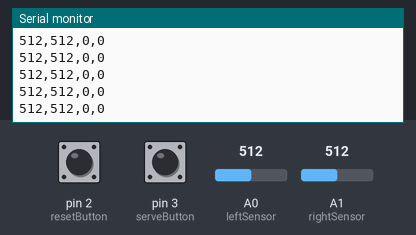
Bench run of a sketch on a simulated Arduino Uno, built with avr-gcc and run on an emulated ATmega328P. On the bench: the last lines printed to the serial monitor. Inputs (shaded band) come from the test bench; at power-on: A0 (leftSensor) = 512, A1 (rightSensor) = 512, pin 2 (resetButton) LOW, pin 3 (serveButton) LOW.

Above: at 1.2 s.
1.3 s: A0 (leftSensor) set to 985
At 2.2 s:
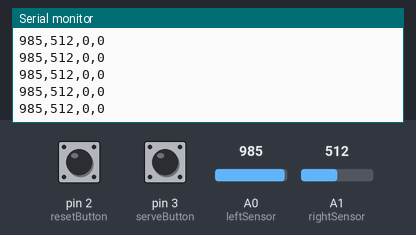
2.8 s: A0 (leftSensor) set to 1016
At 3.6 s:
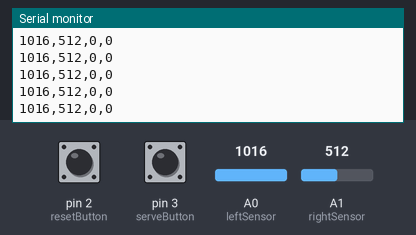
8.8 s: A1 (rightSensor) set to 11
At 9.5 s:
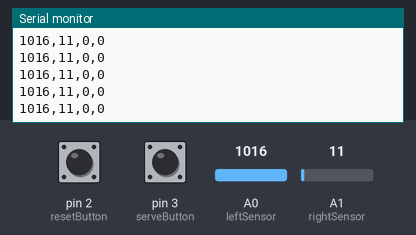
10.3 s: A1 (rightSensor) set to 8
At 11.0 s:
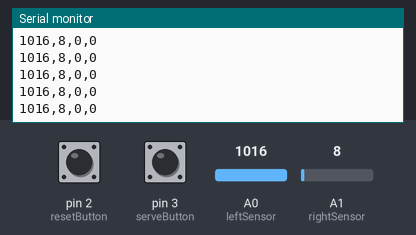
Timing chart, 0 to 13.3 s (numbered marks = the images above; inputs shaded):
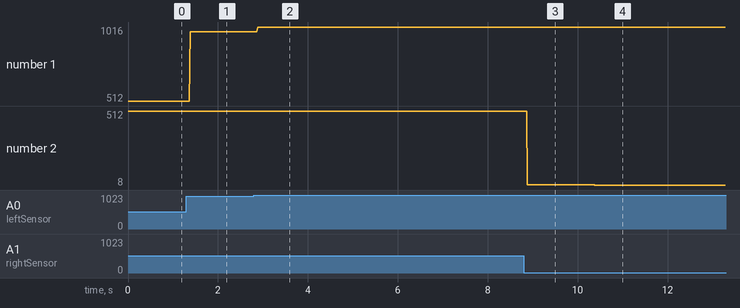

Measured:
- after the input at 1.3 s, the serial monitor: prints a new line after 0.08 s (image 1)
- after the input at 2.8 s, the serial monitor: prints a new line after 0.08 s (image 2)
- after the input at 8.8 s, the serial monitor: prints a new line after 0.08 s (image 3)
- after the input at 10.3 s, the serial monitor: prints a new line after 0.08 s (image 4)
- plotted number 1: 512 → 985 after the input at 1.3 s, 985 → 1016 after the input at 2.8 s
- plotted number 2: 512 → 11 after the input at 8.8 s, 11 → 8 after the input at 10.3 s

The sketch:

monkey_pong.ino
```cpp
/*
  Sensor Reader
  Context: Arduino
  Reads two analog inputs and two digital inputs and outputs
  their values.
  Connections:
  analog sensors on analog input pins 0 and 1
  switches on digital I/O pins 2 and 3
*/
const int leftSensor = 0; // analog input for the left arm
const int rightSensor = 1; // analog input for tht right arm
const int resetButton = 2; // digital input for the reset button
const int serveButton = 3; // digital input for the serve button
int leftValue = 0; // reading from the left arm
int rightValue = 0; // reading from the right arm
int reset = 0; // reading from the reset button
int serve = 0; // reading from the serve button
void setup() {
  // configure the serial connection:
  Serial.begin(9600);
  // configure the digital inputs:
  pinMode(resetButton, INPUT);
  pinMode(serveButton, INPUT);
}
void loop() {
 // while (Serial.available() <= 0) {
   // Serial.println("hello"); // send a starting message
  //}
  //if (Serial.available() > 0){
  // read the analog sensors:
  leftValue = analogRead(leftSensor);
  rightValue = analogRead(rightSensor);
  // read the digital sensors:
  reset = digitalRead(resetButton);
  serve = digitalRead(serveButton);
  // print the results:
  Serial.print(leftValue);
  Serial.write(44);
  Serial.print(rightValue);
  Serial.write(",");
  Serial.print(reset);
  Serial.write(",");
  // print the last sensor value with a println() so that
  // each set of four readings prints on a line by itself:
  Serial.println(serve);
  //}
}
```
